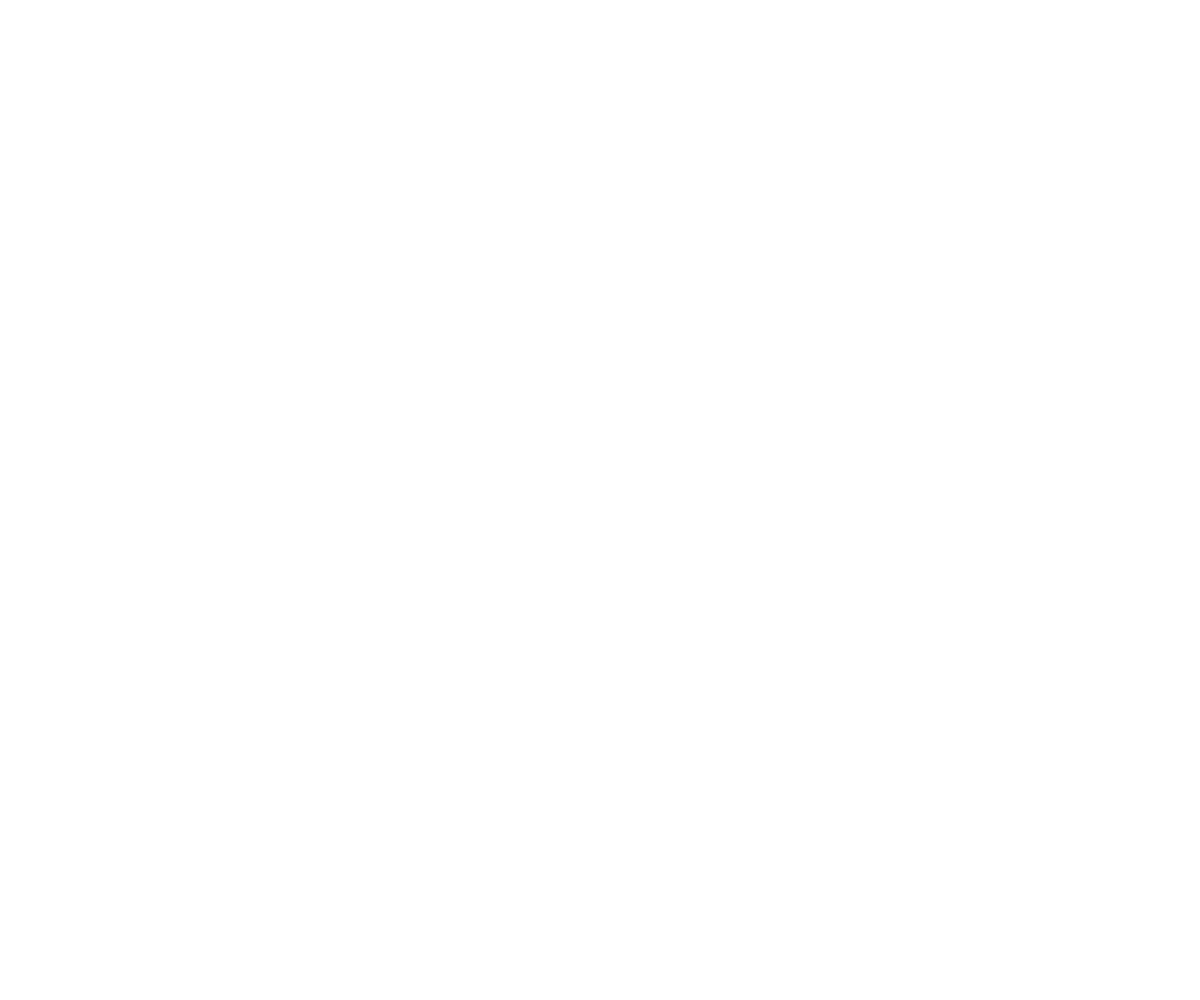
Frame 1 (no input)
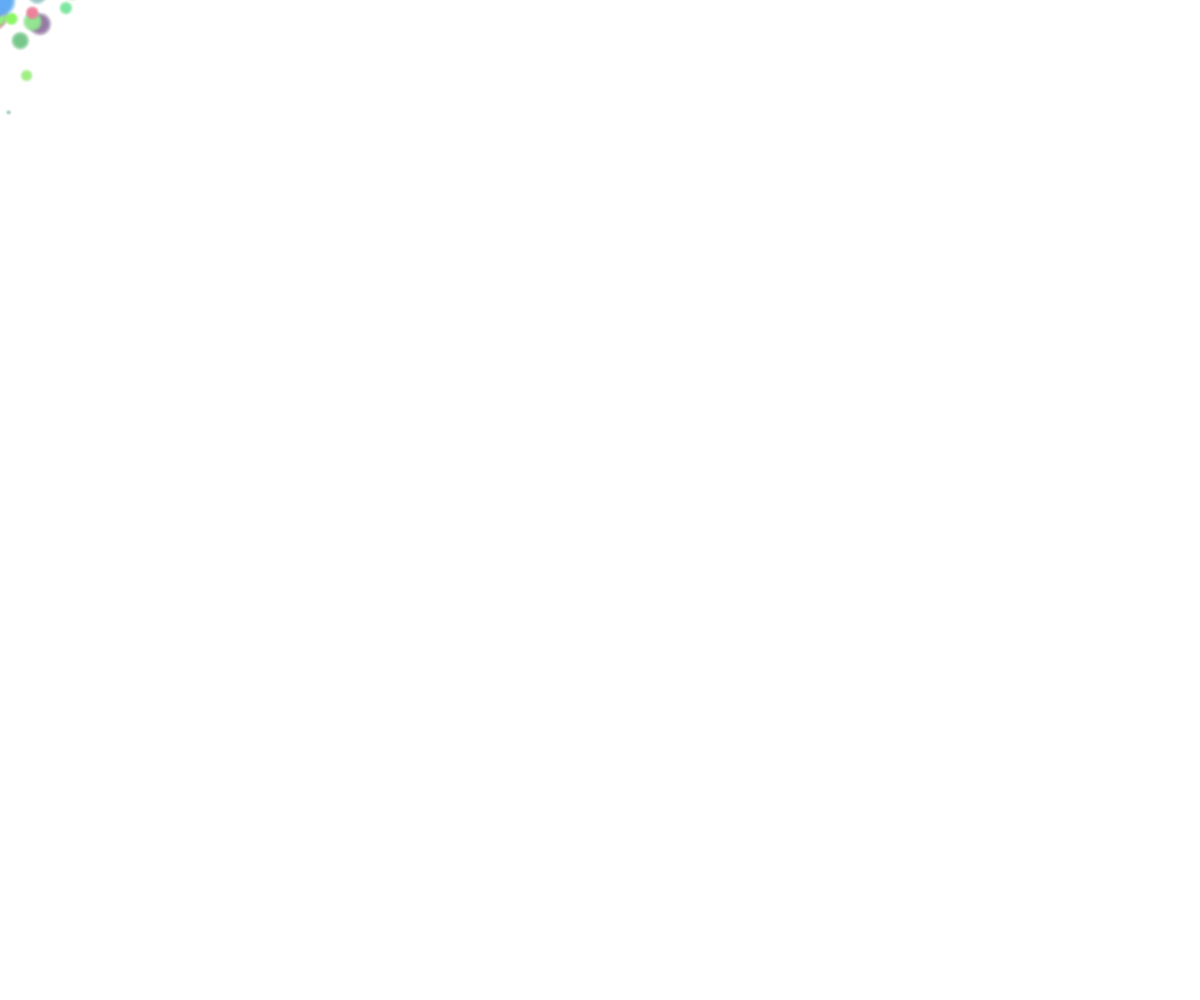
Frame 60 (no input)
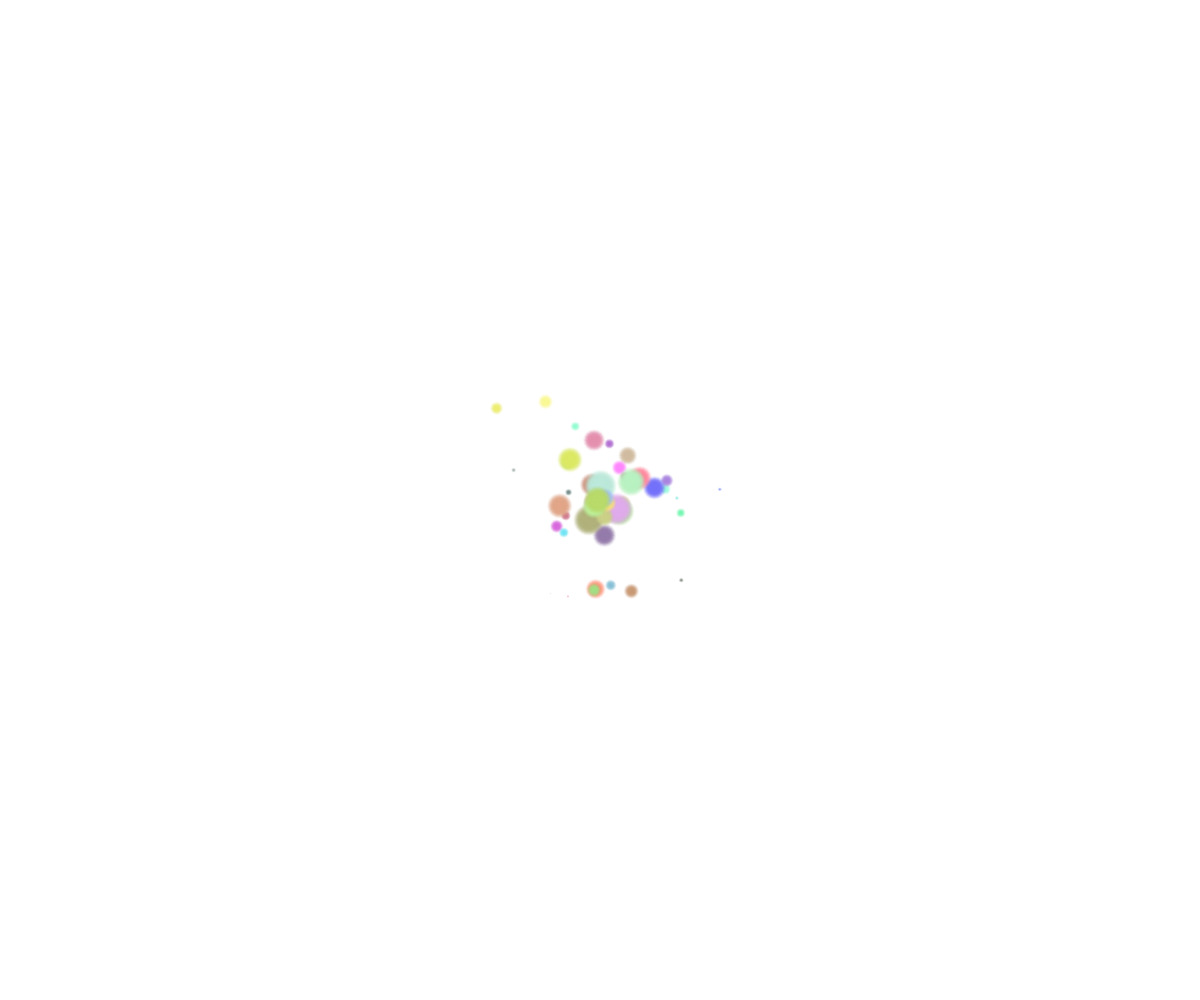
Frame 120 (the mouse pressed at the canvas centre since frame 60)

The p5.js sketch that drew these frames (run headless with seeded random() and noise() and a simulated clock; from frame 60 on, the mouse is pressed at the canvas centre):

// p5.js sketch
// ── sketch.js
let trail = [];

function setup() {
  createCanvas(windowWidth, windowHeight);
  noStroke();
}

function draw() {
  background(255); // Clear background
  
  // Move every point in the trail array
  for (let i = 0; i < trail.length; i++) {
    trail[i].update();
    trail[i].display();
  }
  
  // Add new point to the trail array
  trail.push(new TrailPoint(mouseX, mouseY));
  
  // Limit the number of points in the trail array
  if (trail.length > 50) {
    trail.splice(0, 1);
  }
}

// TrailPoint class definition
class TrailPoint {
  constructor(x, y) {
    this.pos = createVector(x, y);
    this.vel = p5.Vector.random2D().mult(random(1, 3)); // Random velocity
    this.alpha = 255; // Initial alpha value for fading effect
    this.size = random(20, 40); // Random size of the shape
    this.color = color(random(100, 255), random(100, 255), random(100, 255), 200); // Random color with alpha
    this.lifeSpan = 255; // Lifespan of the shape
  }
  
  // Update method to update position and properties
  update() {
    this.pos.add(this.vel); // Update position based on velocity
    this.alpha -= 1.5; // Fade out effect
    this.size -= 0.5; // Decrease size over time
    this.lifeSpan -= 2; // Decrease lifespan
  }
  
  // Display method to draw the shape
  display() {
    let r = red(this.color);
    let g = green(this.color);
    let b = blue(this.color);
    let a = this.alpha;
    
    // Apply gradient fill
    for (let i = 0; i < this.size; i++) {
      let inter = map(i, 0, this.size, 0, 1);
      let col = color(r, g, b, a * inter);
      fill(col);
      ellipse(this.pos.x, this.pos.y, this.size - i);
    }
  }
}
